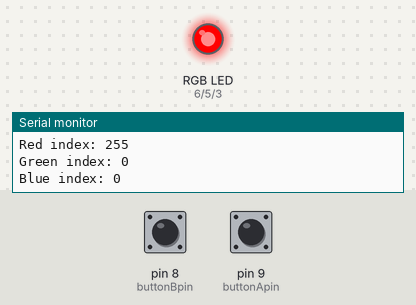
A sketch run on a simulated Arduino Uno, built with avr-gcc and run on an emulated ATmega328P. On the bench: an RGB LED mixed from three pins (HIGH = lit), the last lines printed to the serial monitor. Inputs (shaded band) come from the test bench; at power-on: pin 8 (buttonBpin) HIGH, pin 9 (buttonApin) HIGH.

Above: at 1.2 s.
1.3 s: pin 8 (buttonBpin) pulled LOW for 3.2 s
At 3.1 s:
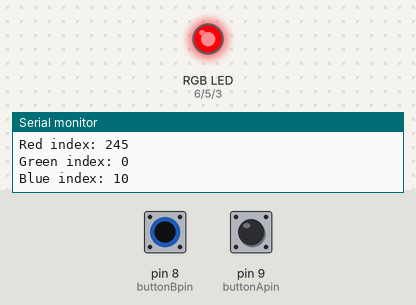
6.0 s: pin 9 (buttonApin) pulled LOW for 3.2 s
At 6.8 s:
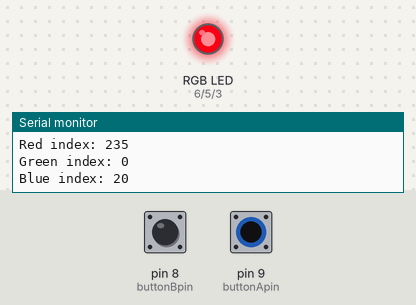
10.7 s: pin 9 (buttonApin) pulled LOW for 0.15 s
At 11.9 s:
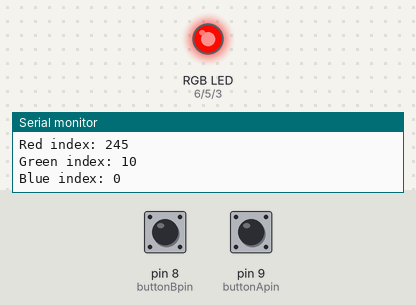
12.3 s: pin 8 (buttonBpin) pulled LOW for 0.15 s
At 13.3 s:
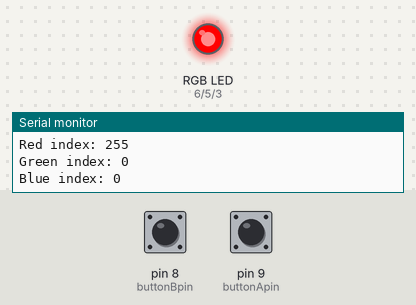
13.9 s: pin 9 (buttonApin) pulled LOW for 1 s
At 14.5 s:
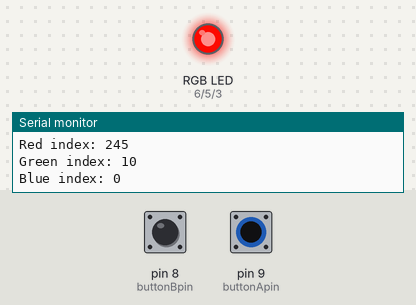
16.4 s: pin 8 (buttonBpin) pulled LOW for 1 s
At 17.6 s:
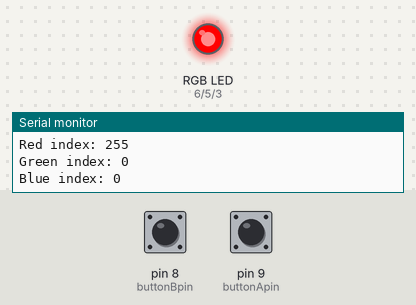
Timing chart, 0 to 19.4 s (numbered marks = the images above; inputs shaded):
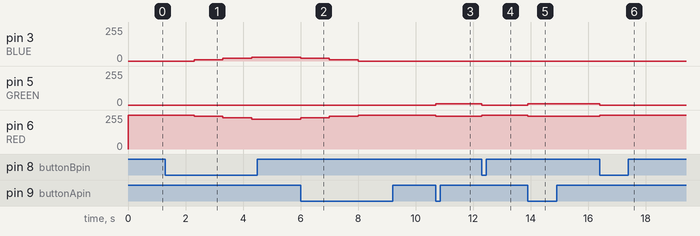

Measured:
- after the input at 1.3 s, pin 3 (BLUE): 0/255 → 10/255 after 1.0 s, → 20/255 1.0 s later, → 30/255 1.0 s later; pin 6 (RED): 255/255 → 245/255 after 1.0 s, → 235/255 1.0 s later, → 225/255 1.0 s later
- after the input at 6.0 s, pin 3 (BLUE): 30/255 → 20/255 at once, → 10/255 1.0 s later, → 0/255 1.0 s later; pin 6 (RED): 225/255 → 235/255 at once, → 245/255 1.0 s later, → 255/255 1.0 s later
- after the input at 10.7 s, pin 5 (GREEN): 0/255 → 10/255 at once; pin 6 (RED): 255/255 → 245/255 at once
- after the input at 12.3 s, pin 5 (GREEN): 10/255 → 0/255 at once; pin 6 (RED): 245/255 → 255/255 at once
- after the input at 13.9 s, pin 5 (GREEN): 0/255 → 10/255 at once; pin 6 (RED): 255/255 → 245/255 at once
- after the input at 16.4 s, pin 5 (GREEN): 10/255 → 0/255 at once; pin 6 (RED): 245/255 → 255/255 at once

The sketch:

Digital_Input_Color-Change-RGB.ino
```cpp
// Define Pins
#define BLUE 3
#define GREEN 5
#define RED 6
int buttonApin = 9;
int buttonBpin = 8;
// define variables
int redValue = 255;
int greenValue = 0;
int blueValue = 0;
bool r = true;
bool g = false;
bool b = false;

void setup()
{
  pinMode(RED, OUTPUT);
  pinMode(GREEN, OUTPUT);
  pinMode(BLUE, OUTPUT);
  digitalWrite(RED, HIGH);
  digitalWrite(GREEN, LOW);
  digitalWrite(BLUE, LOW);
  pinMode(buttonApin, INPUT_PULLUP);
  pinMode(buttonBpin, INPUT_PULLUP);
  Serial.begin(9600);
  printRGB();
}

void loop()
{
  //if button A is pressed change the color value by
  //decreasing the first color value and increasing the next one
  if (digitalRead(buttonApin) == LOW)
  {
    if (r == true) {
      changeValue(1, redValue, 10);
    } else if (g == true) {
      changeValue(2, greenValue, 10);
    } else if (b == true) {
      changeValue(3, blueValue, 10);
    }
    //print the index number of the rgb light to keep record
    printRGB();
    //send the value to the pin and wait for 1second
    analogWrite(RED, redValue);
    analogWrite(GREEN, greenValue);
    analogWrite(BLUE, blueValue);
    delay(1000);
  }
  //if button b is pressed change the color value by
  //increasing the first color value and decresing the next one
  if (digitalRead(buttonBpin) == LOW)
  {
    if (r == true) {
      changeValue(1, redValue, -10);
    } else if (g == true) {
      changeValue(2, greenValue, -10);
    } else if (b == true) {
      changeValue(3, blueValue, -10);
    }
    //print the index number of the rgb light to keep record
    printRGB();
    //send the value to the pin and wait for 1second
    analogWrite(RED, redValue);
    analogWrite(GREEN, greenValue);
    analogWrite(BLUE, blueValue);
    delay(1000);
  }
}


//print rgb index values
void printRGB() {
  Serial.write("Red index: ");
  Serial.println(redValue);
  Serial.write("Green index: ");
  Serial.println(greenValue);
  Serial.write("Blue index: ");
  Serial.println(blueValue);
}

//change RGB values
void changeValue(int color, int value, int i) {
  int v = value - i;
  switch (color) {
    case 1:
      if (v < 0) {
        redValue = 0;
        greenValue = 255;
        r = false;
        g = true;
      } else if (v > 255) {
        redValue = 255;
        blueValue = 0;
        r = false;
        b = true;
      } else {
        redValue -= i;
        greenValue += i;
      }
      break;
    case 2:
      if (v < 0) {
        greenValue = 0;
        blueValue = 255;
        g = false;
        b = true;
      } else if (v > 255) {
        greenValue = 255;
        redValue = 0;
        g = false;
        r = true;
      } else {
        greenValue -= i;
        blueValue += i;
      }
      break;
    case 3:
      if (v < 0) {
        blueValue = 0;
        redValue = 255;
        b = false;
        r = true;
      } else if (v > 255) {
        blueValue = 255;
        greenValue = 0;
        b = false;
        g = true;
      } else {
        blueValue -= i;
        redValue += i;
      }
      break;
  }
}
```
